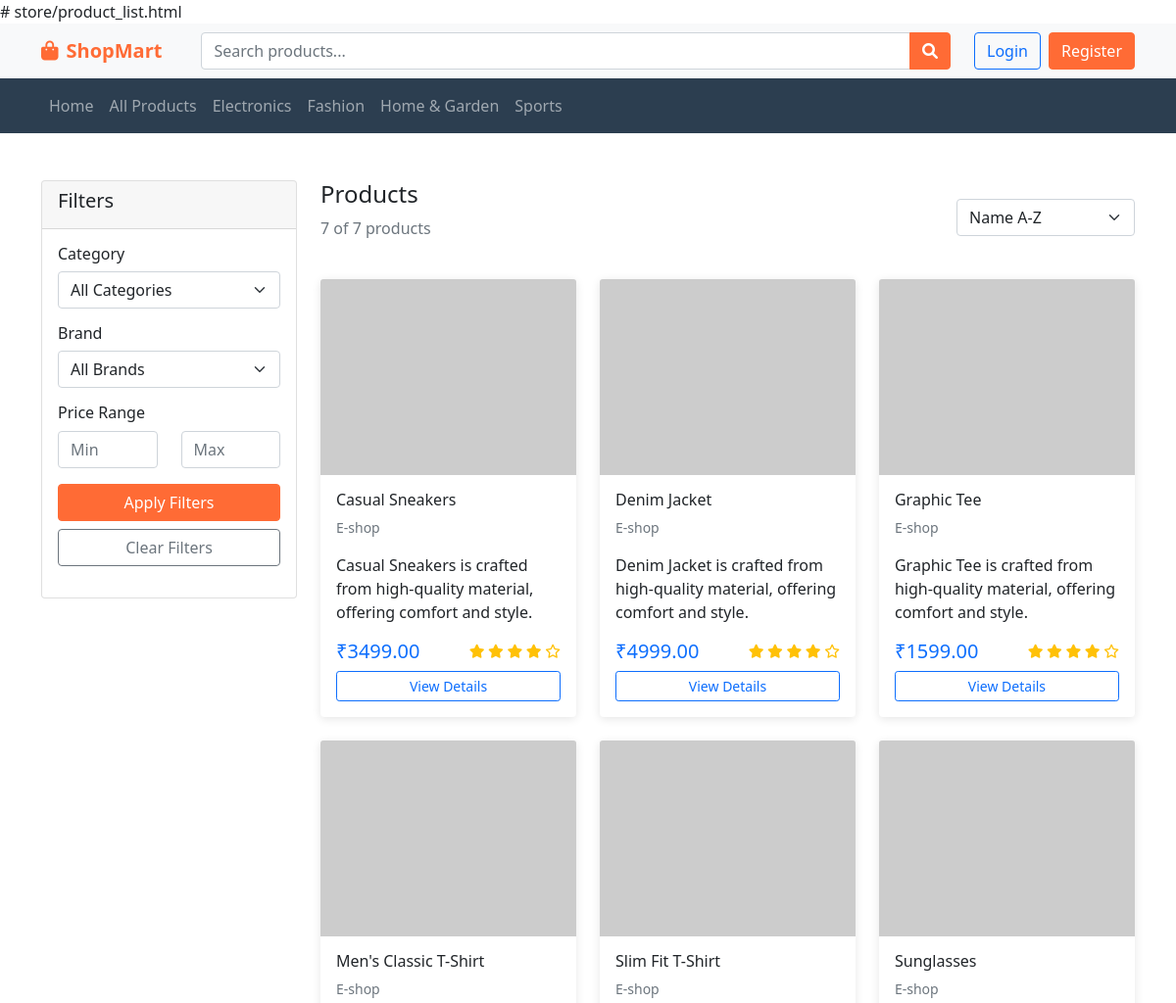
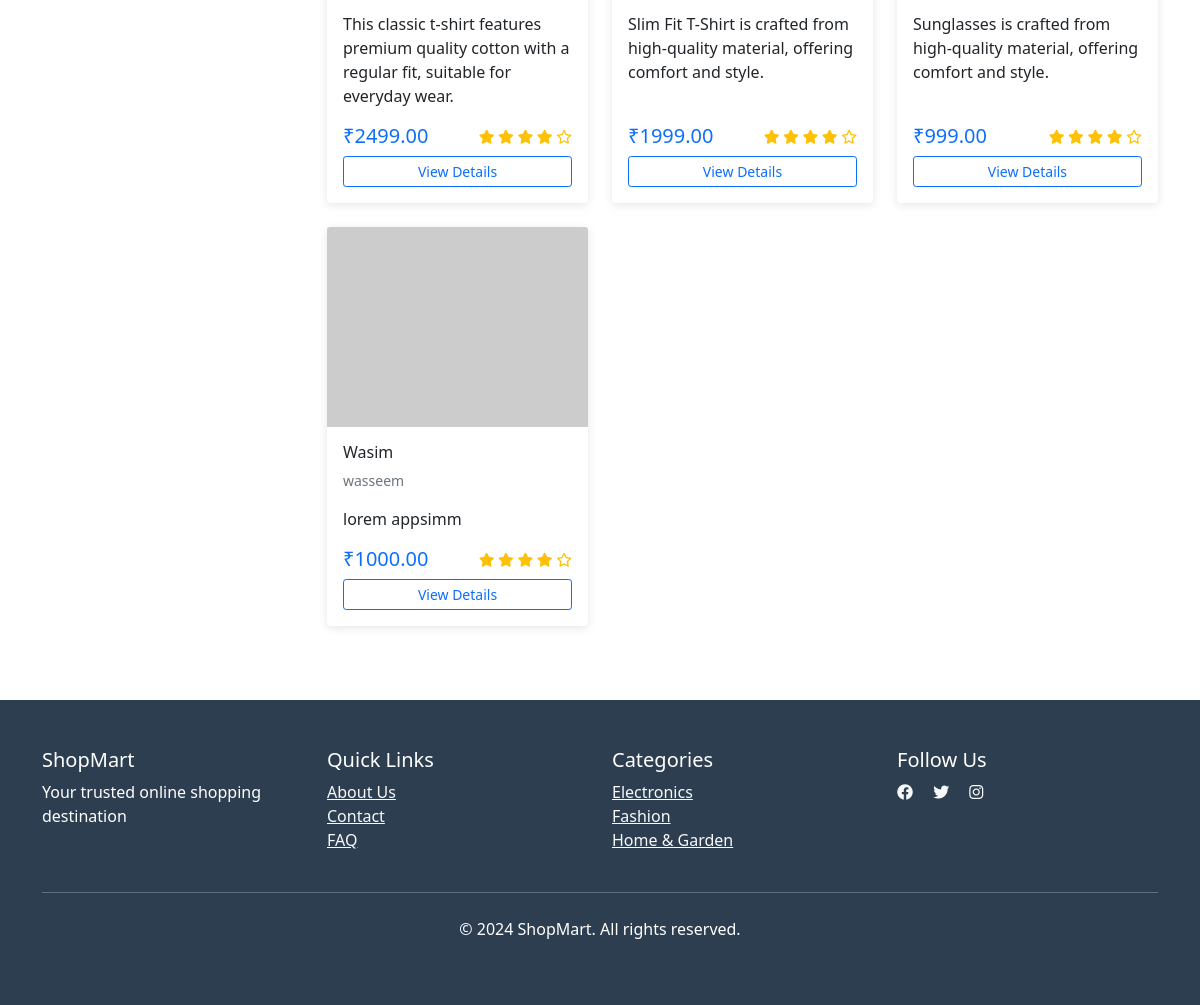
Screenshot of /products/ with the database file from the repository (2 pictures, top to bottom).
### myapp/models.py (models this page shows, shortened)
class Product(models.Model):
    PRODUCT_STATUS = (
        ('draft', 'Draft'),
        ('active', 'Active'),
        ('inactive', 'Inactive'),
        ('out_of_stock', 'Out of Stock'),
    )
    vendor = models.ForeignKey(Vendor, on_delete=models.CASCADE, related_name='products')
    category = models.ForeignKey(Category, on_delete=models.CASCADE)
    brand = models.ForeignKey(Brand, on_delete=models.SET_NULL, null=True, blank=True)
    name = models.CharField(max_length=255)
    slug = models.SlugField(unique=True, blank=True)
    sku = models.CharField(max_length=50, unique=True)
    description = models.TextField()
    short_description = models.CharField(max_length=500, blank=True)
    price = models.DecimalField(max_digits=10, decimal_places=2)
    compare_price = models.DecimalField(max_digits=10, decimal_places=2, null=True, blank=True)
    cost_price = models.DecimalField(max_digits=10, decimal_places=2, null=True, blank=True)
    stock_quantity = models.PositiveIntegerField(default=0)
    low_stock_threshold = models.PositiveIntegerField(default=5)
    track_inventory = models.BooleanField(default=True)
    weight = models.DecimalField(max_digits=8, decimal_places=3, null=True, blank=True)
    dimensions = models.CharField(max_length=50, blank=True)  # L x W x H
    status = models.CharField(max_length=20, choices=PRODUCT_STATUS, default='draft')
    is_featured = models.BooleanField(default=False)
    is_digital = models.BooleanField(default=False)
    meta_title = models.CharField(max_length=255, blank=True)
    meta_description = models.CharField(max_length=500, blank=True)
    rating = models.DecimalField(max_digits=3, decimal_places=2, default=0.00)
    review_count = models.PositiveIntegerField(default=0)
    created_at = models.DateTimeField(auto_now_add=True)
    updated_at = models.DateTimeField(auto_now=True)
    class Meta:
        ordering = ['-created_at']
        indexes = [
            models.Index(fields=['status', 'is_featured']),
            models.Index(fields=['category', 'status']),
            models.Index(fields=['vendor', 'status']),
        ]

class Vendor(models.Model):
    user = models.OneToOneField(User, on_delete=models.CASCADE)
    business_name = models.CharField(max_length=200)
    business_license = models.CharField(max_length=100, unique=True)
    business_email = models.EmailField()
    business_phone = models.CharField(max_length=15)
    business_address = models.TextField()
    logo = models.ImageField(upload_to='vendor_logos/', null=True, blank=True)
    description = models.TextField(blank=True)
    is_approved = models.BooleanField(default=False)
    is_active = models.BooleanField(default=True)
    commission_rate = models.DecimalField(max_digits=5, decimal_places=2, default=10.00)
    rating = models.DecimalField(max_digits=3, decimal_places=2, default=0.00)
    total_sales = models.DecimalField(max_digits=12, decimal_places=2, default=0.00)
    created_at = models.DateTimeField(auto_now_add=True)

### myapp/views.py (the view)
# urls.py: path('products/', views.ProductListView.as_view(), name='product_list'),
class ProductListView(ListView):
    model = Product
    template_name = 'store/product_list.html'
    paginate_by = 24
    context_object_name = 'products'
    def get_queryset(self):
        queryset = Product.objects.filter(status='active').select_related(
            'vendor', 'category', 'brand'
        ).prefetch_related('images')
        search_query = self.request.GET.get('search')
        if search_query:
            queryset = queryset.filter(
                Q(name__icontains=search_query) |
                Q(description__icontains=search_query) |
                Q(category__name__icontains=search_query)
            )
        category_slug = self.request.GET.get('category')
        if category_slug:
            category = get_object_or_404(Category, slug=category_slug)
            queryset = queryset.filter(category=category)
        brand_slug = self.request.GET.get('brand')
        if brand_slug:
            brand = get_object_or_404(Brand, slug=brand_slug)
            queryset = queryset.filter(brand=brand)
        min_price = self.request.GET.get('min_price')
        max_price = self.request.GET.get('max_price')
        if min_price:
            queryset = queryset.filter(price__gte=min_price)
        if max_price:
            queryset = queryset.filter(price__lte=max_price)
        sort_by = self.request.GET.get('sort', 'name')
        if sort_by == 'price_low':
            queryset = queryset.order_by('price')
        elif sort_by == 'price_high':
            queryset = queryset.order_by('-price')
        elif sort_by == 'rating':
            queryset = queryset.order_by('-rating')
        elif sort_by == 'newest':
            queryset = queryset.order_by('-created_at')
        else:
            queryset = queryset.order_by('name')
        return queryset
    def get_context_data(self, **kwargs):
        context = super().get_context_data(**kwargs)
        context['categories'] = Category.objects.filter(is_active=True)
        context['brands'] = Brand.objects.filter(is_active=True)
        return context

### myapp/templates/store/product_list.html (shortened to what this page needs)
{% extends 'base.html' %}
{% block content %}
<div class="container my-5">
    <div class="row">
        <div class="col-lg-3">
            <div class="card">
                <div class="card-header">
                    <h5>Filters</h5>
                </div>
                <div class="card-body">
                    <form method="get" id="filter-form">
                        <div class="mb-3">
                            <h6>Category</h6>
                            <select name="category" class="form-select">
                                <option value="">All Categories</option>
                            </select>
                        </div>
                        <div class="mb-3">
                            <h6>Brand</h6>
                            <select name="brand" class="form-select">
                                <option value="">All Brands</option>
                            </select>
                        </div>
                        <div class="mb-3">
                            <h6>Price Range</h6>
                            <div class="row">
                                <div class="col-6">
                                    <input type="number" name="min_price" class="form-control"
                                           placeholder="Min" value="{{ request.GET.min_price }}">
                                </div>
                                <div class="col-6">
                                    <input type="number" name="max_price" class="form-control"
                                           placeholder="Max" value="{{ request.GET.max_price }}">
                                </div>
                            </div>
                        </div>
                        <button type="submit" class="btn btn-primary w-100">Apply Filters</button>
                        <a href="{% url 'product_list' %}" class="btn btn-outline-secondary w-100 mt-2">Clear Filters</a>
                    </form>
                </div>
            </div>
        </div>
        <div class="col-lg-9">
            <div class="d-flex justify-content-between align-items-center mb-4">
                <div>
                    <h4>Products</h4>
                    <p class="text-muted">{{ products|length }} of {{ page_obj.paginator.count }} products</p>
                </div>
                <div>
                    <form method="get" class="d-inline">
                        <select name="sort" class="form-select" onchange="this.form.submit()">
                            <option value="name" {% if request.GET.sort == 'name' %}selected{% endif %}>Name A-Z</option>
                        </select>
                    </form>
                </div>
            </div>
            <div class="row">
                {% for product in products %}
                    <div class="col-lg-4 col-md-6 mb-4">
                        <div class="card product-card h-100">
                            <div class="position-relative">
                                <img src="{{ product.image.url|default:'https://via.placeholder.com/300x200' }}"
                                     class="card-img-top" alt="{{ product.name }}" style="height: 200px; object-fit: cover;">
                            </div>
                            <div class="card-body d-flex flex-column">
                                <h6 class="card-title">{{ product.name|truncatechars:50 }}</h6>
                                <p class="text-muted small">{{ product.vendor.business_name }}</p>
                                <p class="card-text">{{ product.description|truncatechars:100 }}</p>
                                <div class="mt-auto">
                                    <div class="d-flex justify-content-between align-items-center mb-2">
                                        <span class="h5 text-primary mb-0">₹{{ product.price }}</span>
                                        {% if product.rating %}
                                            <small class="text-warning">
                                                {% for i in "12345" %}
                                                    {% if forloop.counter <= product.rating %}
                                                        <i class="fas fa-star"></i>
                                                    {% else %}
                                                        <i class="far fa-star"></i>
                                                    {% endif %}
                                                {% endfor %}
                                            </small>
                                        {% endif %}
                                    </div>
                                    <div class="d-grid gap-2">
                                        <a href="{% url 'product_detail' product.slug %}"
                                           class="btn btn-outline-primary btn-sm">View Details</a>
                                    </div>
                                </div>
                            </div>
                        </div>
                    </div>
                {% endfor %}
            </div>
        </div>
    </div>
</div>
{% endblock %}

### myapp/templates/base.html (shortened to what this page needs)
{% load static %}
<!DOCTYPE html>
<html lang="en">
<head>
    <link href="https://cdn.jsdelivr.net/npm/bootstrap@5.1.3/dist/css/bootstrap.min.css" rel="stylesheet">
    <link href="https://cdnjs.cloudflare.com/ajax/libs/font-awesome/6.0.0/css/all.min.css" rel="stylesheet">
</head>
<body>
<nav class="navbar navbar-expand-lg navbar-light bg-light sticky-top">
    <div class="container">
        <a class="navbar-brand" href="{% url 'home' %}">
            <i class="fas fa-shopping-bag me-2"></i>ShopMart
        </a>
        <div class="flex-grow-1 mx-4">
            <div class="search-bar">
                <div class="input-group">
                    <input type="text" class="form-control" id="search-input"
                           placeholder="Search products..." value="{{ request.GET.search }}">
                    <button class="btn btn-primary" type="button" id="search-btn">
                        <i class="fas fa-search"></i>
                    </button>
                </div>
            </div>
        </div>
        <div class="d-flex align-items-center">
            {% if user.is_authenticated %}
                <a href="{% url 'wishlist' %}" class="btn btn-outline-primary me-2">
                    <i class="fas fa-heart"></i> Wishlist
                </a>
                <a href="{% url 'cart_view' %}" class="btn btn-outline-primary me-2">
                    <i class="fas fa-shopping-cart"></i> Cart
                    <span class="badge bg-danger" id="cart-count">0</span>
                </a>
                <div class="dropdown">
                    <button class="btn btn-primary dropdown-toggle" type="button" data-bs-toggle="dropdown">
                        <i class="fas fa-user"></i> {{ user.username }}
                    </button>
                    <ul class="dropdown-menu">
                        <li><a class="dropdown-item" href="{% url 'order_history' %}">My Orders</a></li>
                        {% if user.user_type == 'vendor' %}
                            <li><a class="dropdown-item" href="{% url 'vendor_dashboard' %}">Vendor Dashboard</a></li>
                        {% endif %}
                        <li><hr class="dropdown-divider"></li>
                        <li><a class="dropdown-item" href="{% url 'logout' %}">Logout</a></li>
                    </ul>
                </div>
            {% else %}
                <a href="{% url 'login' %}" class="btn btn-outline-primary me-2">Login</a>
                <a href="{% url 'register' %}" class="btn btn-primary">Register</a>
            {% endif %}
        </div>
    </div>
</nav>
<nav class="navbar navbar-expand-lg navbar-dark" style="background-color: var(--dark-color);">
    <div class="container">
        <div class="navbar-nav">
            <a class="nav-link" href="{% url 'home' %}">Home</a>
            <a class="nav-link" href="{% url 'product_list' %}">All Products</a>
            <a class="nav-link" href="{% url 'product_list' %}?category=electronics">Electronics</a>
            <a class="nav-link" href="{% url 'product_list' %}?category=fashion">Fashion</a>
            <a class="nav-link" href="{% url 'product_list' %}?category=home">Home & Garden</a>
            <a class="nav-link" href="{% url 'product_list' %}?category=sports">Sports</a>
        </div>
    </div>
</nav>
<main>
    {% block content %}{% endblock %}
</main>
<footer class="footer py-5">
    <div class="container">
        <div class="row">
            <div class="col-md-3">
                <h5>ShopMart</h5>
                <p>Your trusted online shopping destination</p>
            </div>
            <div class="col-md-3">
                <h5>Quick Links</h5>
                <ul class="list-unstyled">
                    <li><a href="#" class="text-light">About Us</a></li>
                    <li><a href="#" class="text-light">Contact</a></li>
                    <li><a href="#" class="text-light">FAQ</a></li>
                </ul>
            </div>
            <div class="col-md-3">
                <h5>Categories</h5>
                <ul class="list-unstyled">
                    <li><a href="#" class="text-light">Electronics</a></li>
                    <li><a href="#" class="text-light">Fashion</a></li>
                    <li><a href="#" class="text-light">Home & Garden</a></li>
                </ul>
            </div>
            <div class="col-md-3">
                <h5>Follow Us</h5>
                <a href="#" class="text-light me-3"><i class="fab fa-facebook"></i></a>
                <a href="#" class="text-light me-3"><i class="fab fa-twitter"></i></a>
                <a href="#" class="text-light me-3"><i class="fab fa-instagram"></i></a>
            </div>
        </div>
        <hr class="my-4">
        <div class="text-center">
            <p>&copy; 2024 ShopMart. All rights reserved.</p>
        </div>
    </div>
</footer>
</body>
</html>

### myapp/templates/base.html (style rules this page uses)
:root { --primary-color: #ff6b35; --secondary-color: #f7931e; --dark-color: #2c3e50; --light-color: #ecf0f1; }
.navbar-brand { font-weight: bold; color: var(--primary-color) !important; }
.btn-primary { background-color: var(--primary-color); border-color: var(--primary-color); }
.product-card { transition: transform 0.3s ease; border: none; box-shadow: 0 2px 10px rgba(0,0,0,0.1); }
.footer { background-color: var(--dark-color); color: white; margin-top: 50px; }
.search-bar { position: relative; }

### rows the page displays
Product: name "Casual Sneakers", vendor.business_name "E-shop", description "Casual Sneakers is crafted from high-quality material, offering comfort and style.", price "3499.00"
Product: name "Denim Jacket", vendor.business_name "E-shop", description "Denim Jacket is crafted from high-quality material, offering comfort and style.", price "4999.00"
Product: name "Graphic Tee", vendor.business_name "E-shop", description "Graphic Tee is crafted from high-quality material, offering comfort and style.", price "1599.00"
Product: name "Men's Classic T-Shirt", vendor.business_name "E-shop", description "This classic t-shirt features premium quality cotton with a regular fit, suitable for everyday wear.", price "2499.00"
Product: name "Slim Fit T-Shirt", vendor.business_name "E-shop", description "Slim Fit T-Shirt is crafted from high-quality material, offering comfort and style.", price "1999.00"
Product: name "Sunglasses", vendor.business_name "E-shop", description "Sunglasses is crafted from high-quality material, offering comfort and style.", price "999.00"
Product: name "Wasim", vendor.business_name "wasseem", description "lorem appsimm", price "1000.00"

### other values shown
{{ products|length }} "7"
{{ page_obj.paginator.count }} "7"
